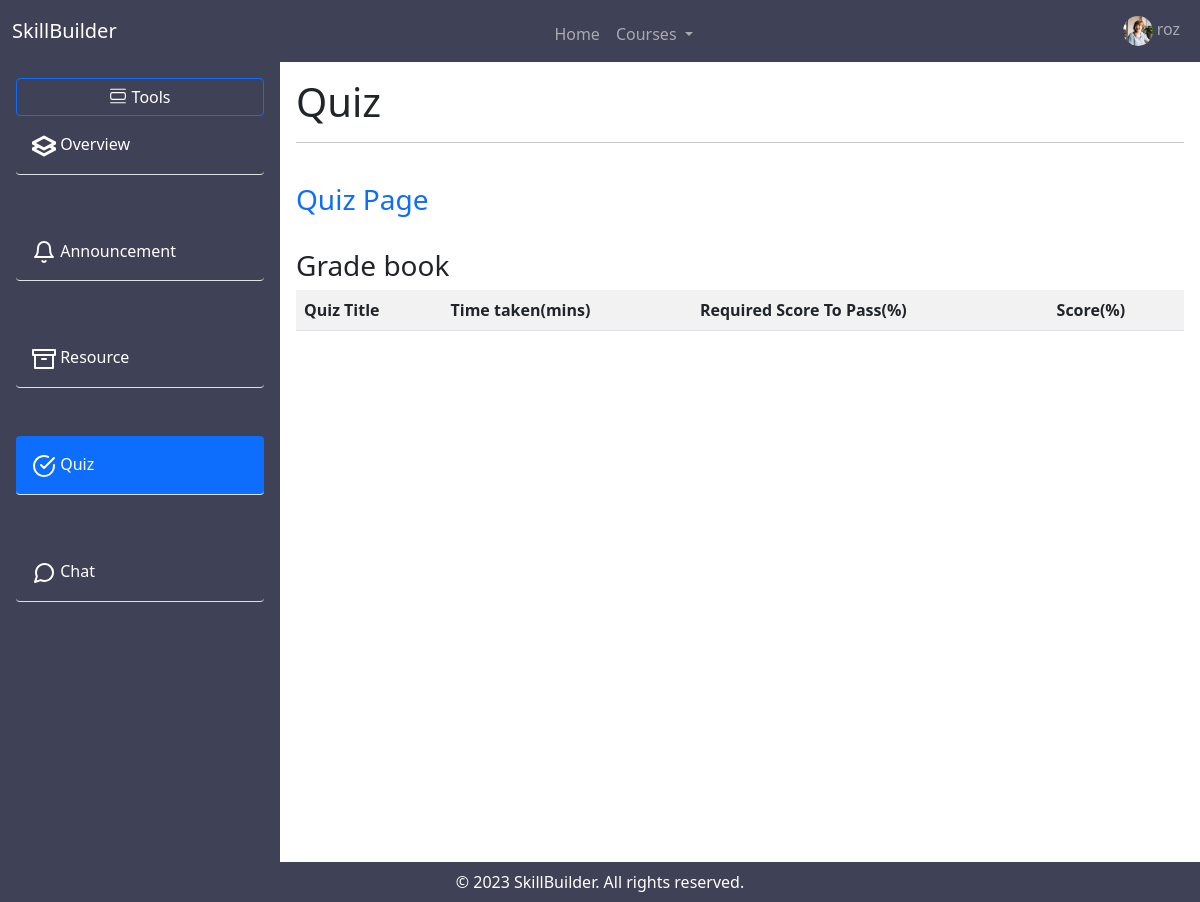
Before: /course/1/quiz_page (signed in) with the older database file.
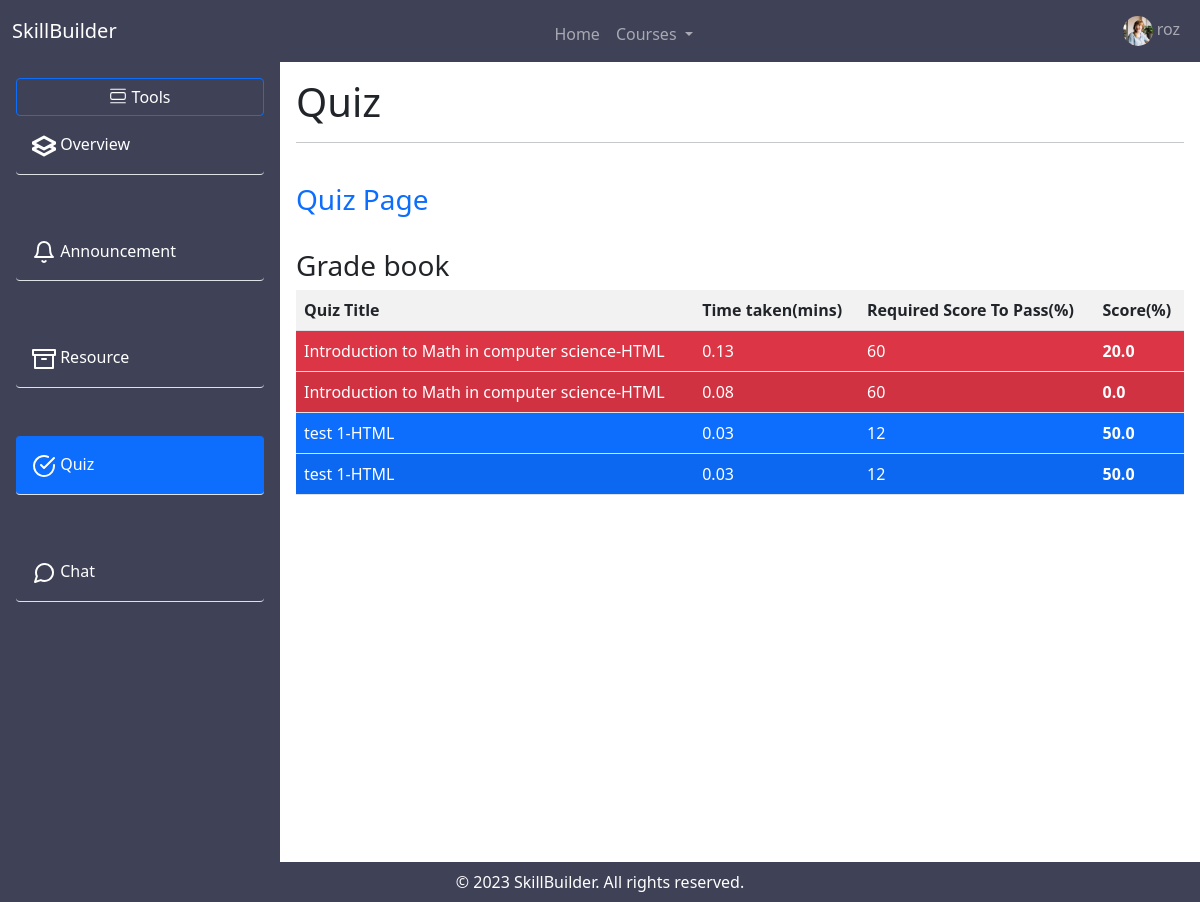
After: the same page with the newer database file.
### quiz/models.py (models this page shows, shortened)
class Result(models.Model):
    quiz = models.ForeignKey(Quiz, on_delete=models.CASCADE, related_name='result')
    user = models.ForeignKey(User, on_delete=models.CASCADE)
    score = models.FloatField(null=True)
    completion_time = models.FloatField(null=True)
    created = models.DateTimeField(auto_now_add=True)

class Quiz(models.Model):
    DIFF_CHOICES = (
        ('easy', 'easy'),
        ('medium', 'medium'),
        ('hard', 'hard'),
    )
    name = models.CharField(max_length=120)
    course = models.ForeignKey(Course, on_delete=models.CASCADE)
    quiz_chances = models.PositiveIntegerField(default=1)
    number_of_questions = models.IntegerField()
    time = models.IntegerField(help_text="duration of the quiz in minutes")
    required_score_to_pass = models.IntegerField(help_text="required score in %")
    difficluty = models.CharField(max_length=6, choices=DIFF_CHOICES)
    start_date = models.DateTimeField(null=True)
    end_date = models.DateTimeField(null=True)
    def __str__(self):
        return f"{self.name}-{self.course}"
    class Meta:
        verbose_name_plural = 'Quizes'

### course/models.py (models this page shows)
class Course(models.Model):
    name = models.CharField(max_length=100)
    description = models.TextField(blank=True, null=True)
    instructor = models.ForeignKey(User, on_delete=models.CASCADE)
    created = models.DateField(auto_now_add=True)
    updated = models.DateField(auto_now=True)
    def __str__(self):
        return self.name

### course/views/quiz_page.py (the view)
# urls.py: path('course/<str:pk>/quiz_page', quiz_page.quizPage, name='quiz-page'),
def quizPage(request, pk):
    employee = request.user
    courses = Course.objects.filter(participants__user=employee)
    course = Course.objects.get(id=pk)
    user_results = Result.objects.filter(user=employee, quiz__course=course)
    context = {
        "course":course,
        'courses':courses,
        'user_results':user_results
    }
    return render(request, "page/quiz_page.html", context)

### course/templates/page/quiz_page.html
{% extends 'main.html' %} {% load static %} | {% block content %}
<div>
    <h1>Quiz</h1>
    <hr>
    <br>
    <h3>
        <a href="{% url 'quizes:main-view' pk2=course.id %}" target="_blank"> Quiz Page</a>
    </h3>
    <br>
    <h3>Grade book</h3>
    <table class="table table-hover table-striped">
        <tr>
            <th>Quiz Title</th>
            <th>Time taken(mins)</th>
            <th>Required Score To Pass(%)</th>
            <th>Score(%)</th>
        </tr>
        {% for result in user_results %}
        <tr class="{% if result.score >= result.quiz.required_score_to_pass %} bg-primary {% else %} bg-danger{% endif %} text-white" >
            <td>
                {{result.quiz}}
            </td>
            <td>
                {{result.completion_time}}
            </td>
            <td>
                {{result.quiz.required_score_to_pass}}
            </td>
            <td class="fw-bold">
                {{result.score}}
            </td>
        </tr>
        {% endfor %}
    </table>
</div>
{% endblock %}

Changed rows visible on the page:
added Result: quiz "Introduction to Math in computer science-HTML", completion_time "0.13", quiz.required_score_to_pass "60", score "20.0"
added Result: quiz "Introduction to Math in computer science-HTML", completion_time "0.08", quiz.required_score_to_pass "60", score "0.0"
added Result: quiz "test 1-HTML", completion_time "0.03", quiz.required_score_to_pass "12", score "50.0"
added Result: quiz "test 1-HTML", completion_time "0.03", quiz.required_score_to_pass "12", score "50.0"
